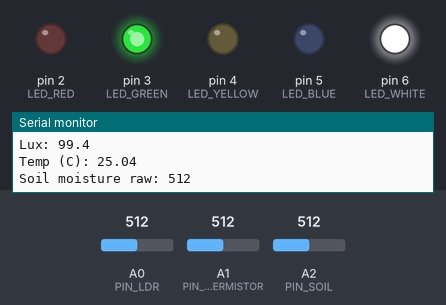
The sketch below on a simulated Arduino Uno, built with avr-gcc and run on an emulated ATmega328P. Parts: output pins drawn as LEDs (lit = HIGH), the last lines printed to the serial monitor. Dashed ring = blinking. Inputs (shaded band) come from the test bench; at power-on: A2 (PIN_SOIL) = 512, A0 (PIN_LDR) = 512, A1 (PIN_THERMISTOR) = 512.

Above: at 1.2 s.
1.3 s: A2 (PIN_SOIL) set to 311
2.8 s: A2 (PIN_SOIL) set to 282
At 3.15 s:
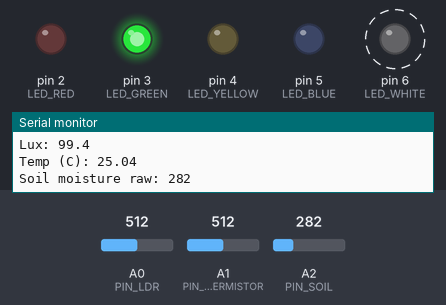
5.8 s: A0 (PIN_LDR) set to 260
8.8 s: A0 (PIN_LDR) set to 243
At 8.93 s:
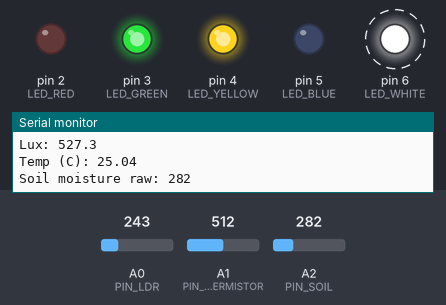
11.8 s: A1 (PIN_THERMISTOR) set to 301
14.8 s: A1 (PIN_THERMISTOR) set to 270
At 14.96 s:
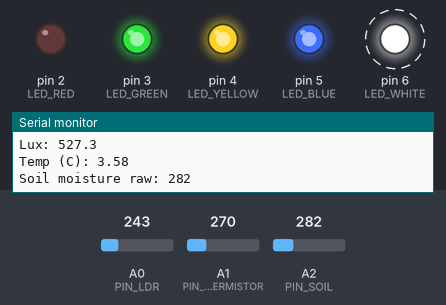
Timing chart, 0 to 18.8 s (numbered marks = the images above; inputs shaded):
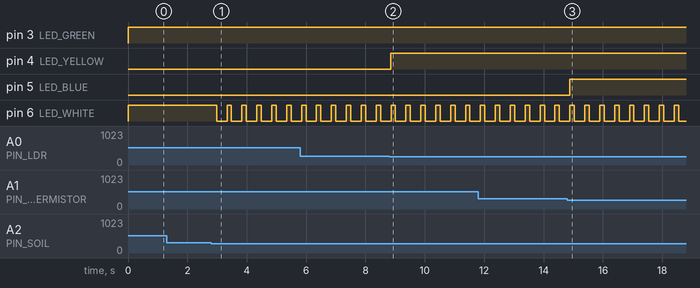

Measured:
- the behaviour switches between 300 and 299 on A2 (PIN_SOIL) (found by bisection; images 0 and 1)
- the behaviour switches between 250 and 249 on A0 (PIN_LDR) (found by bisection; images 1 and 2)
- the behaviour switches between 285 and 284 on A1 (PIN_THERMISTOR) (found by bisection; images 2 and 3)
- after the input at 2.8 s, pin 6 (LED_WHITE): alternates HIGH for 0.15 s and LOW for 0.35 s, starting after 0.18 s
- after the input at 8.8 s, pin 4 (LED_YELLOW): LOW → HIGH after 0.06 s
- after the input at 14.8 s, pin 5 (LED_BLUE): LOW → HIGH after 0.09 s

The sketch:

GreenhouseAutomation.ino
```cpp
/*
  Greenhouse Automation System (Arduino C++)

  Inputs (Analog):
    - LDR (A0): ambient light -> computes lux -> determines time-of-day state
    - Thermistor (A1): temperature -> Beta equation -> heater indicator
    - Soil Moisture (A2): soil moisture raw reading -> watering indicator

  Outputs (Digital LEDs):
    - RED: night mode (shutters closed)
    - GREEN: daytime
    - YELLOW: bright sunlight (sun-blocking shutters open)
    - BLUE: heater ON when temp < 5°C
    - WHITE: soil moisture status (blink if dry, steady if OK)

  Notes:
    - Thermistor wiring confirmed: thermistor to 5V, fixed resistor to GND, ADC node in-between.
    - Soil threshold uses 300 (as in your Task 6 write-up).
*/

#include <math.h>

// ---------- Pins (change if your wiring differs)
const int LED_RED    = 2;
const int LED_GREEN  = 3;
const int LED_YELLOW = 4;
const int LED_BLUE   = 5;
const int LED_WHITE  = 6;

const int PIN_LDR        = A0;
const int PIN_THERMISTOR = A1;
const int PIN_SOIL       = A2;

// ---------- Sensor constants (common values used in Wokwi examples / typical NTCs)
const float GAMMA = 0.7;
const float RL10  = 50.0;        // LDR reference
const float BETA  = 3950.0;      // NTC Beta (adjust if your thermistor datasheet differs)

// ---------- Thresholds
const int   SOIL_DRY_THRESHOLD = 300;   // dry if below this (from your report)
const float TEMP_HEATER_ON_C   = 5.0;   // heater indicator below this

// Lux thresholds: keep these as tunable “calibration knobs”
const float LUX_NIGHT_MAX  = 50.0;      // below this -> night (RED)
const float LUX_BRIGHT_MIN = 500.0;     // above this -> bright (GREEN+YELLOW)

// ---------- Small utilities
static float adcToVoltage(int raw) {
  return raw * (5.0f / 1023.0f);
}

// ---------- 1) Temperature function
// Wiring: 5V --- Thermistor (Rth) --- ADC NODE --- Rfixed(10k) --- GND
// Vout = 5 * (Rfixed / (Rth + Rfixed))  => Rth = Rfixed * (5/Vout - 1)
void temperature() {
  int raw = analogRead(PIN_THERMISTOR);
  float v  = adcToVoltage(raw);

  if (v <= 0.0f || v >= 5.0f) {
    Serial.println("Thermistor reading out of range");
    digitalWrite(LED_BLUE, LOW);
    return;
  }

  const float Rfixed = 10000.0f;
  float Rth = Rfixed * (5.0f / v - 1.0f);

  float tempK = 1.0f / (1.0f / 298.15f + (1.0f / BETA) * log(Rth / 10000.0f));
  float tempC = tempK - 273.15f;

  Serial.print("Temp (C): ");
  Serial.println(tempC, 2);

  digitalWrite(LED_BLUE, (tempC < TEMP_HEATER_ON_C) ? HIGH : LOW);
}

// ---------- 2) Time-of-day / lux function
// Uses a common photoresistor conversion approach (Wokwi-style).
// If your divider uses a different fixed resistor value, note it in docs and adjust here.
void timeOfDay() {
  int raw = analogRead(PIN_LDR);
  float v  = adcToVoltage(raw);

  // Prevent divide-by-zero cases
  if (v <= 0.0f || v >= 5.0f) {
    // Treat extreme low as night; extreme high as bright
    bool night = (v <= 0.0f);
    digitalWrite(LED_RED, night ? HIGH : LOW);
    digitalWrite(LED_GREEN, night ? LOW : HIGH);
    digitalWrite(LED_YELLOW, night ? LOW : HIGH);
    Serial.println(night ? "Lux: ~0 (night)" : "Lux: very high (bright)");
    return;
  }

  // Approximate conversion (commonly used in Wokwi docs examples)
  // You can calibrate this by comparing to known lux values or a phone lux meter.
  float resistance = 2000.0f * v / (1.0f - v / 5.0f);
  float lux = pow((RL10 * 1000.0f * pow(10.0f, GAMMA) / resistance), (1.0f / GAMMA));

  Serial.print("Lux: ");
  Serial.println(lux, 1);

  if (lux < LUX_NIGHT_MAX) {
    // Night
    digitalWrite(LED_RED, HIGH);
    digitalWrite(LED_GREEN, LOW);
    digitalWrite(LED_YELLOW, LOW);
  } else if (lux >= LUX_BRIGHT_MIN) {
    // Bright day
    digitalWrite(LED_RED, LOW);
    digitalWrite(LED_GREEN, HIGH);
    digitalWrite(LED_YELLOW, HIGH);
  } else {
    // Normal day
    digitalWrite(LED_RED, LOW);
    digitalWrite(LED_GREEN, HIGH);
    digitalWrite(LED_YELLOW, LOW);
  }
}

// ---------- 3) Soil moisture function
// From your description: blink WHITE if dry; steady WHITE if sufficient moisture.
void waterInThePlants() {
  int soil = analogRead(PIN_SOIL);

  Serial.print("Soil moisture raw: ");
  Serial.println(soil);

  if (soil < SOIL_DRY_THRESHOLD) {
    digitalWrite(LED_WHITE, HIGH);
    delay(150);
    digitalWrite(LED_WHITE, LOW);
    delay(150);
  } else {
    digitalWrite(LED_WHITE, HIGH);
  }
}

void setup() {
  Serial.begin(9600);

  pinMode(LED_RED, OUTPUT);
  pinMode(LED_GREEN, OUTPUT);
  pinMode(LED_YELLOW, OUTPUT);
  pinMode(LED_BLUE, OUTPUT);
  pinMode(LED_WHITE, OUTPUT);

  pinMode(PIN_LDR, INPUT);
  pinMode(PIN_THERMISTOR, INPUT);
  pinMode(PIN_SOIL, INPUT);
}

void loop() {
  timeOfDay();
  temperature();
  waterInThePlants();

  // Keeps the output readable and avoids hammering ADC continuously
  delay(200);
}
```
